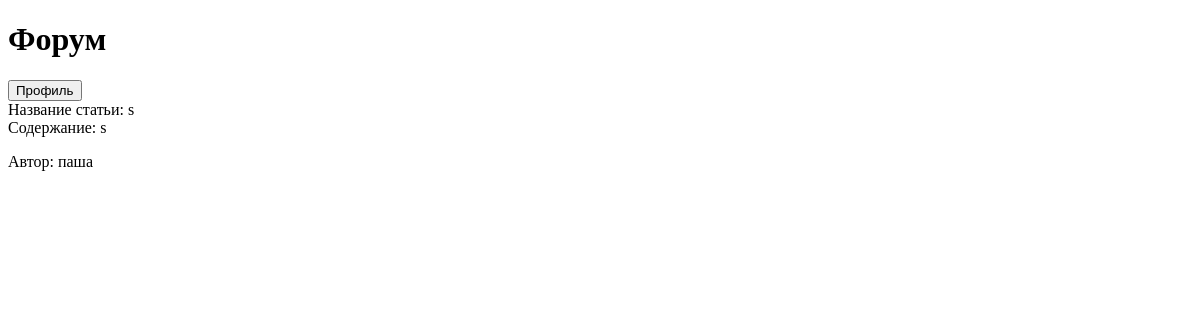
Before: / with the older database file.
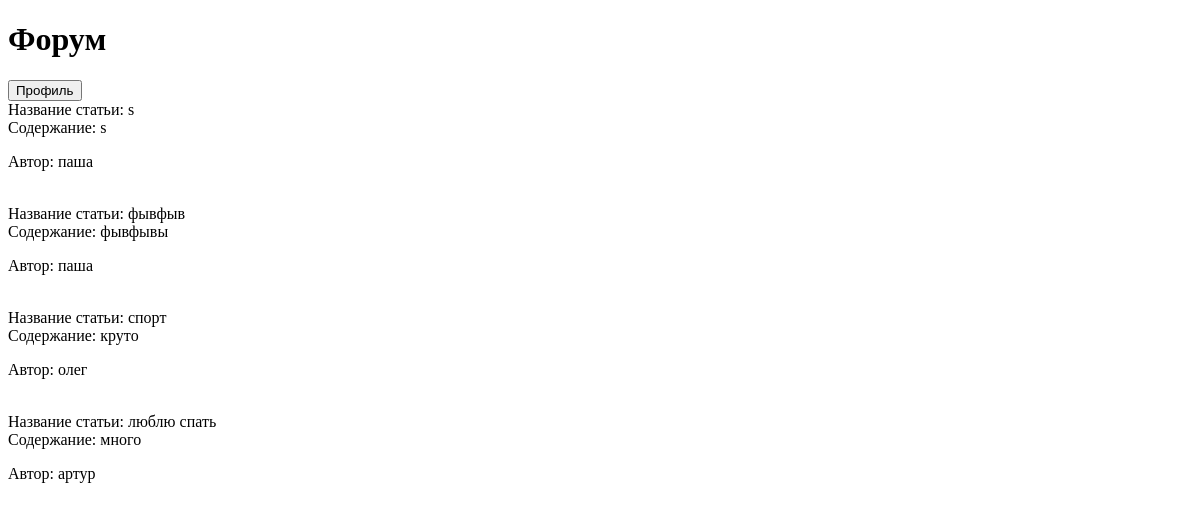
After: the same page with the newer database file.
### models.py (models this page shows)
class Base(DeclarativeBase):
    pass

class Article(Base):
    __tablename__ = 'articles'
    id: Mapped[int] = mapped_column(primary_key=True)
    name_of_article: Mapped[str]
    text_of_article: Mapped[str]
    user_id: Mapped[int] = mapped_column(ForeignKey('users.id'))
    user: Mapped['User'] = relationship(back_populates='articles')

class User(Base, UserMixin):
    __tablename__ = 'users'
    id: Mapped[int] = mapped_column(primary_key=True)
    username: Mapped[str]
    email: Mapped[str]
    password: Mapped[str]
    articles: Mapped[list['Article']] = relationship(
        back_populates='user',
        cascade='all'
    )

### app.py (the view)
@app.route('/', methods=['GET'])
def main_page():
    session = SessionFactory()
    articles = session.query(Article).all()
    return render_template('forum/main_page.html', articles=articles)

### templates/forum/main_page.html (shortened to what this page needs)
<!DOCTYPE html>
<html lang="en">
<head>
</head>
<body>
<h1>Форум</h1>
<button onclick="window.location.href='{{ url_for('your_profile_page') }}';">Профиль</button>
{% for article in articles %}
    <div>Название статьи: {{ article.name_of_article }}</div>
    <div>Содержание: {{ article.text_of_article }}</div>
    <p>Автор: {{ article.user.username }}</p>
    <br>
<div>
{% endfor %}
</body>
</html>

Changed rows visible on the page:
added Article: name_of_article "фывфыв", text_of_article "фывфывы", user.username "паша"
added Article: name_of_article "спорт", text_of_article "круто", user.username "олег"
added Article: name_of_article "люблю спать", text_of_article "много", user.username "артур"
